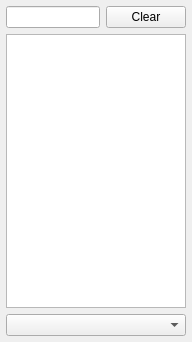
<?xml version="1.0" encoding="UTF-8"?>
<ui version="4.0">
 <class>dockWidget_FileList</class>
 <widget class="QWidget" name="dockWidget_FileList">
  <property name="geometry">
   <rect>
    <x>0</x>
    <y>0</y>
    <width>192</width>
    <height>342</height>
   </rect>
  </property>
  <layout class="QGridLayout" name="gridLayout">
   <property name="leftMargin">
    <number>6</number>
   </property>
   <property name="topMargin">
    <number>6</number>
   </property>
   <property name="rightMargin">
    <number>6</number>
   </property>
   <property name="bottomMargin">
    <number>6</number>
   </property>
   <item row="0" column="0">
    <layout class="QHBoxLayout" name="horizontalLayout">
     <item>
      <widget class="QLineEdit" name="searchBar"/>
     </item>
     <item>
      <widget class="QPushButton" name="clearSearchBarButton">
       <property name="text">
        <string>Clear</string>
       </property>
      </widget>
     </item>
    </layout>
   </item>
   <item row="2" column="0">
    <widget class="QComboBox" name="fileTypeFilter"/>
   </item>
   <item row="1" column="0">
    <widget class="QTreeWidget" name="treeWidget">
     <property name="headerHidden">
      <bool>true</bool>
     </property>
     <column>
      <property name="text">
       <string notr="true">1</string>
      </property>
     </column>
    </widget>
   </item>
  </layout>
 </widget>
 <resources/>
 <connections/>
</ui>
